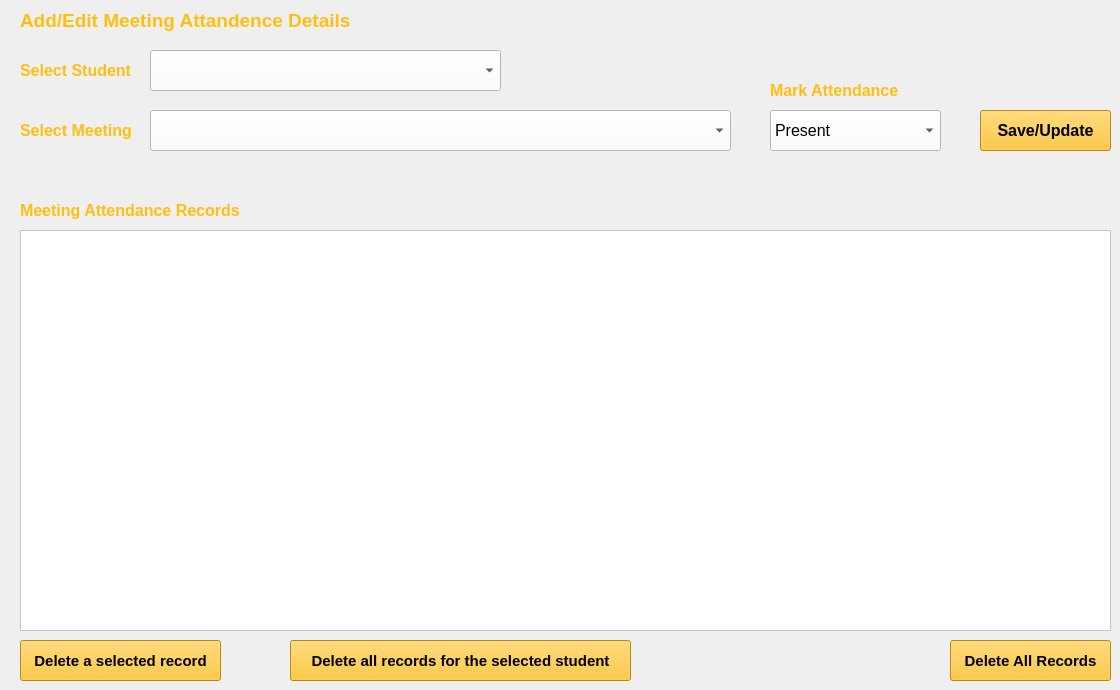
    <widget class="QWidget" name="tab_7">
     <attribute name="title">
      <string>Meeting Attendance</string>
     </attribute>
     <widget class="QLabel" name="label_106">
      <property name="geometry">
       <rect>
        <x>20</x>
        <y>10</y>
        <width>461</width>
        <height>21</height>
       </rect>
      </property>
      <property name="font">
       <font>
        <pointsize>14</pointsize>
        <weight>75</weight>
        <bold>true</bold>
       </font>
      </property>
      <property name="styleSheet">
       <string notr="true">color: rgb(255, 191, 16);</string>
      </property>
      <property name="text">
       <string>Add/Edit Meeting Attandence Details</string>
      </property>
     </widget>
     <widget class="QPushButton" name="deleteAttendanceBtn_2">
      <property name="geometry">
       <rect>
        <x>20</x>
        <y>640</y>
        <width>201</width>
        <height>41</height>
       </rect>
      </property>
      <property name="font">
       <font>
        <pointsize>11</pointsize>
        <weight>75</weight>
        <bold>true</bold>
       </font>
      </property>
      <property name="toolTipDuration">
       <number>-1</number>
      </property>
      <property name="styleSheet">
       <string notr="true">background-color: rgb(255, 191, 16);</string>
      </property>
      <property name="text">
       <string>Delete a selected record</string>
      </property>
     </widget>
     <widget class="QLabel" name="label_112">
      <property name="geometry">
       <rect>
        <x>20</x>
        <y>60</y>
        <width>121</width>
        <height>21</height>
       </rect>
      </property>
      <property name="font">
       <font>
        <pointsize>12</pointsize>
        <weight>75</weight>
        <bold>true</bold>
       </font>
      </property>
      <property name="styleSheet">
       <string notr="true">color: rgb(255, 191, 16);</string>
      </property>
      <property name="text">
       <string>Select Student</string>
      </property>
     </widget>
     <widget class="QComboBox" name="meetingComboBox_2">
      <property name="geometry">
       <rect>
        <x>150</x>
        <y>110</y>
        <width>581</width>
        <height>41</height>
       </rect>
      </property>
      <property name="styleSheet">
       <string notr="true">background-color: rgb(255, 255, 255);</string>
      </property>
     </widget>
     <widget class="QComboBox" name="statusComboBox_2">
      <property name="geometry">
       <rect>
        <x>770</x>
        <y>110</y>
        <width>171</width>
        <height>41</height>
       </rect>
      </property>
      <property name="font">
       <font>
        <pointsize>12</pointsize>
       </font>
      </property>
      <property name="styleSheet">
       <string notr="true">background-color: rgb(255, 255, 255);</string>
      </property>
      <item>
       <property name="text">
        <string>Present</string>
       </property>
      </item>
      <item>
       <property name="text">
        <string>Absent</string>
       </property>
      </item>
      <item>
       <property name="text">
        <string>Late</string>
       </property>
      </item>
     </widget>
     <widget class="QPushButton" name="deleteSelectedStudentAttendanceBtn_2">
      <property name="geometry">
       <rect>
        <x>290</x>
        <y>640</y>
        <width>341</width>
        <height>41</height>
       </rect>
      </property>
      <property name="font">
       <font>
        <pointsize>11</pointsize>
        <weight>75</weight>
        <bold>true</bold>
       </font>
      </property>
      <property name="toolTipDuration">
       <number>-1</number>
      </property>
      <property name="styleSheet">
       <string notr="true">background-color: rgb(255, 191, 16);</string>
      </property>
      <property name="text">
       <string>Delete all records for the selected student</string>
      </property>
     </widget>
     <widget class="QComboBox" name="studentComboBox_2">
      <property name="geometry">
       <rect>
        <x>150</x>
        <y>50</y>
        <width>351</width>
        <height>41</height>
       </rect>
      </property>
      <property name="styleSheet">
       <string notr="true">background-color: rgb(255, 255, 255);</string>
      </property>
     </widget>
     <widget class="QLabel" name="label_113">
      <property name="geometry">
       <rect>
        <x>770</x>
        <y>80</y>
        <width>161</width>
        <height>21</height>
       </rect>
      </property>
      <property name="font">
       <font>
        <pointsize>12</pointsize>
        <weight>75</weight>
        <bold>true</bold>
       </font>
      </property>
      <property name="styleSheet">
       <string notr="true">color: rgb(255, 191, 16);</string>
      </property>
      <property name="text">
       <string>Mark Attendance</string>
      </property>
     </widget>
     <widget class="QPushButton" name="markAttendanceBtn_2">
      <property name="geometry">
       <rect>
        <x>980</x>
        <y>110</y>
        <width>131</width>
        <height>41</height>
       </rect>
      </property>
      <property name="font">
       <font>
        <pointsize>12</pointsize>
        <weight>75</weight>
        <bold>true</bold>
       </font>
      </property>
      <property name="styleSheet">
       <string notr="true">background-color: rgb(255, 191, 16);</string>
      </property>
      <property name="text">
       <string>Save/Update</string>
      </property>
     </widget>
     <widget class="QLabel" name="label_114">
      <property name="geometry">
       <rect>
        <x>20</x>
        <y>200</y>
        <width>241</width>
        <height>21</height>
       </rect>
      </property>
      <property name="font">
       <font>
        <pointsize>12</pointsize>
        <weight>75</weight>
        <bold>true</bold>
       </font>
      </property>
      <property name="styleSheet">
       <string notr="true">color: rgb(255, 191, 16);</string>
      </property>
      <property name="text">
       <string>Meeting Attendance Records</string>
      </property>
     </widget>
     <widget class="QPushButton" name="deleteAllAttendanceBtn_2">
      <property name="geometry">
       <rect>
        <x>950</x>
        <y>640</y>
        <width>161</width>
        <height>41</height>
       </rect>
      </property>
      <property name="font">
       <font>
        <pointsize>11</pointsize>
        <weight>75</weight>
        <bold>true</bold>
       </font>
      </property>
      <property name="toolTipDuration">
       <number>-1</number>
      </property>
      <property name="styleSheet">
       <string notr="true">background-color: rgb(255, 191, 16);</string>
      </property>
      <property name="text">
       <string>Delete All Records</string>
      </property>
     </widget>
     <widget class="QLabel" name="label_104">
      <property name="geometry">
       <rect>
        <x>20</x>
        <y>120</y>
        <width>121</width>
        <height>21</height>
       </rect>
      </property>
      <property name="font">
       <font>
        <pointsize>12</pointsize>
        <weight>75</weight>
        <bold>true</bold>
       </font>
      </property>
      <property name="styleSheet">
       <string notr="true">color: rgb(255, 191, 16);</string>
      </property>
      <property name="text">
       <string>Select Meeting</string>
      </property>
     </widget>
     <widget class="QListWidget" name="recordsList_2">
      <property name="geometry">
       <rect>
        <x>20</x>
        <y>230</y>
        <width>1091</width>
        <height>401</height>
       </rect>
      </property>
      <property name="styleSheet">
       <string notr="true">background-color: rgb(255, 255, 255);</string>
      </property>
     </widget>
    </widget>
